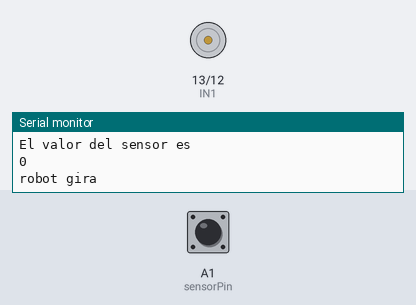
Simulated run of this sketch. Board: Arduino Uno, built with avr-gcc and run on an emulated ATmega328P. Parts: motor-driver pin pairs drawn as motors (green arrow = first pin HIGH = forward, orange = second pin HIGH = backward, longer = more drive), the last lines printed to the serial monitor. The inputs (shaded band) are chosen by the test bench; at power-on: A1 (sensorPin) LOW.

Above: at 1.2 s.
1.3 s: A1 (sensorPin) driven HIGH
At 1.6 s:
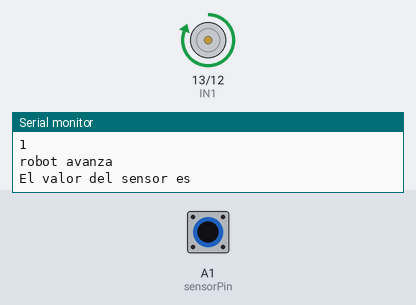
2.8 s: A1 (sensorPin) driven LOW
At 3.7 s:
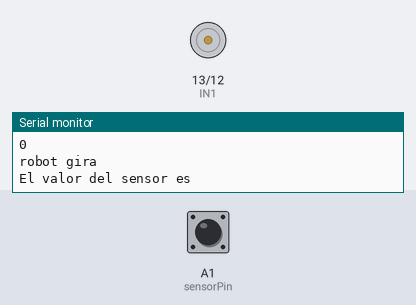
4.3 s: A1 (sensorPin) pulsed HIGH 2 times (0.12 s each, 0.3 s apart)
At 4.43 s:
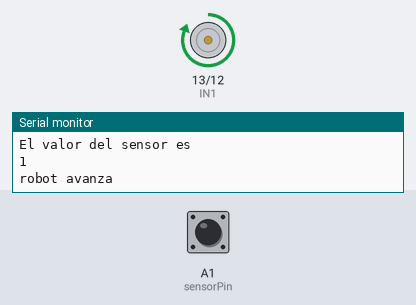
7.9 s: A1 (sensorPin) pulsed HIGH 5 times (0.12 s each, 0.3 s apart)
At 9.6 s:
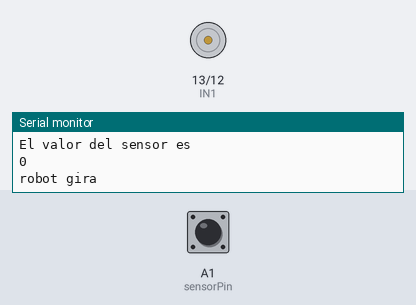
Timing chart, 0 to 11.1 s (numbered marks = the images above; inputs shaded):
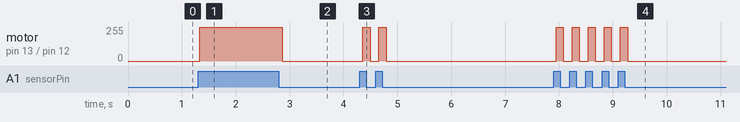

The sketch:

SigueLineasSimple.ino
```cpp
// Definición de variables y constantes relacionadas con el motor
const int IN1 = 13;  // Pin digital 13 para controlar el sentido de giro del motor
const int IN2 = 12;  // Pin digital 12 para controlar el sentido de giro del motor

// Definición de variable relacionada con el sensor IR
int lecturaSensor; // Almacena el valor de la lectura del sensor
const int sensorPin = A1; // El sensor IR irá conectado al pin analógico A1

void setup()
{
  // Se declaran todos los pines como salidas y entradas
  pinMode(IN1, OUTPUT);
  pinMode(IN2, OUTPUT);
  pinMode(sensorPin, INPUT);
  Serial.begin(9600); // Se inicia el puerto de comunicaciones en serie
}

void loop()
{
  lecturaSensorIR();

  if (lecturaSensor == 1)
  {
    robotAvance(); // El robot avanza
    Serial.println("robot avanza");
  }
  else
  {
    robotGiro(); // El robot realiza un giro
    Serial.println("robot gira");
  }
}

/*
  Función lecturaSensorIR: leerá el valor del sensor de infrarrojos TCRT5000
  y lo almacena en una variable. Dicho sensor retornará el valor 0 (LOW) si
  el sensor está en zona blanca y el valor 1 (HIGH) si el sensor está en zona
  negra.
*/
void lecturaSensorIR()
{
  lecturaSensor = digitalRead(sensorPin); // Almacena la lectura del sensor
  Serial.println("El valor del sensor es ");
  Serial.println(lecturaSensor);
}

/*
  Función robotAvance: esta función hará que el motor se active a máxima potencia,
  lo que hará que el robot avance hacia delante.
*/
void robotAvance()
{
  digitalWrite(IN1, HIGH); // Activar motor
  digitalWrite(IN2, LOW);  // Desactivar motor (sentido de giro)
}

/*
  Función robotGiro: esta función hará que el motor gire, lo que hará que el robot
  realice un giro (por ejemplo, a la derecha).
*/
void robotGiro()
{
  digitalWrite(IN1, LOW);  // Desactivar motor (sentido de giro)
  digitalWrite(IN2, LOW);  // Desactivar motor (sentido de giro)
}
```

Measured:
- after the input at 1.3 s, motor on pin 13 (IN1) / pin 12 (IN2): stopped → forward 255/255 at once
- after the input at 2.8 s, motor on pin 13 (IN1) / pin 12 (IN2): forward 255/255 → stopped after 0.06 s
- after the input at 4.3 s, motor on pin 13 (IN1) / pin 12 (IN2): alternates forward 255/255 for 0.13 s and stopped for 0.17 s, 4 changes in all, then stays stopped, starting after 0.06 s
- after the input at 7.9 s, motor on pin 13 (IN1) / pin 12 (IN2): alternates forward 255/255 for 0.13 s and stopped for 0.17 s, 10 changes in all, then stays stopped, starting after 0.05 s
